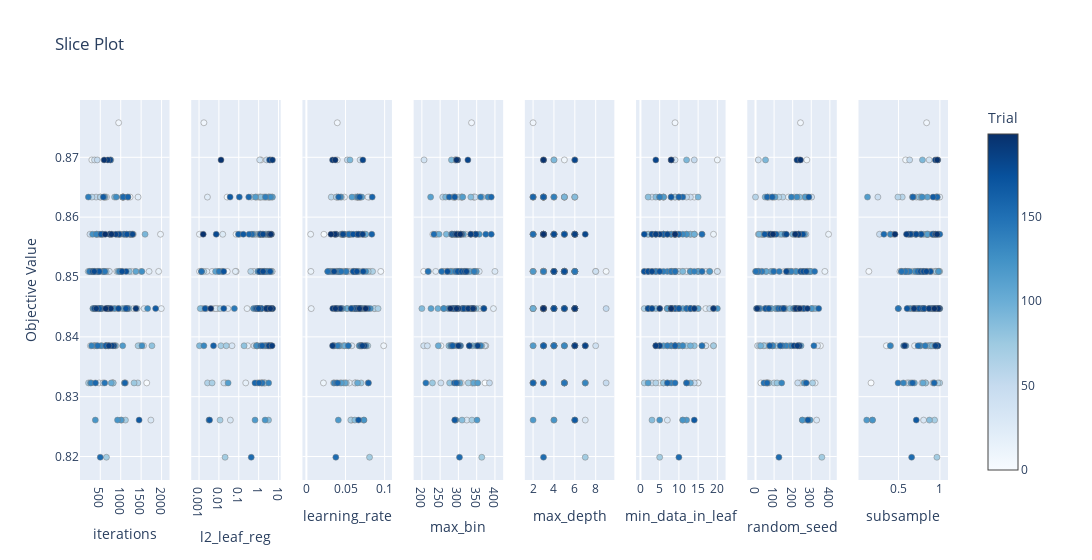

Notebook code for this chart:
### Code cell
plot_slice(study)

### Figure 1 — Plotly figure (JSON) as saved in the notebook; plotly's stock layout.template omitted (floating-point values rounded to 4 significant figures; data arrays with more than 128 entries replaced by an {"elided": "..."} marker saying what was removed)
{"data": [{"marker": {"color": {"elided": "200 int values"}, "colorbar": {"title": {"text": "Trial"}, "x": 1, "xpad": 40}, "colorscale": [[0, "rgb(247,251,255)"], [0.125, "rgb(222,235,247)"], [0.25, "rgb(198,219,239)"], [0.375, "rgb(158,202,225)"], [0.5, "rgb(107,174,214)"], [0.625, "rgb(66,146,198)"], [0.75, "rgb(33,113,181)"], [0.875, "rgb(8,81,156)"], [1, "rgb(8,48,107)"]], "line": {"color": "Grey", "width": 0.5}, "showscale": true}, "mode": "markers", "name": "Feasible Trial", "showlegend": false, "type": "scatter", "x": {"elided": "200 int values"}, "xaxis": "x", "y": {"elided": "200 float values"}, "yaxis": "y"}, {"marker": {"color": {"elided": "200 int values"}, "colorbar": {"title": {"text": "Trial"}, "x": 1, "xpad": 40}, "colorscale": [[0, "rgb(247,251,255)"], [0.125, "rgb(222,235,247)"], [0.25, "rgb(198,219,239)"], [0.375, "rgb(158,202,225)"], [0.5, "rgb(107,174,214)"], [0.625, "rgb(66,146,198)"], [0.75, "rgb(33,113,181)"], [0.875, "rgb(8,81,156)"], [1, "rgb(8,48,107)"]], "line": {"color": "Grey", "width": 0.5}, "showscale": false}, "mode": "markers", "name": "Feasible Trial", "showlegend": false, "type": "scatter", "x": {"elided": "200 float values"}, "xaxis": "x2", "y": {"elided": "200 float values"}, "yaxis": "y2"}, {"marker": {"color": {"elided": "200 int values"}, "colorbar": {"title": {"text": "Trial"}, "x": 1, "xpad": 40}, "colorscale": [[0, "rgb(247,251,255)"], [0.125, "rgb(222,235,247)"], [0.25, "rgb(198,219,239)"], [0.375, "rgb(158,202,225)"], [0.5, "rgb(107,174,214)"], [0.625, "rgb(66,146,198)"], [0.75, "rgb(33,113,181)"], [0.875, "rgb(8,81,156)"], [1, "rgb(8,48,107)"]], "line": {"color": "Grey", "width": 0.5}, "showscale": false}, "mode": "markers", "name": "Feasible Trial", "showlegend": false, "type": "scatter", "x": {"elided": "200 float values"}, "xaxis": "x3", "y": {"elided": "200 float values"}, "yaxis": "y3"}, {"marker": {"color": {"elided": "200 int values"}, "colorbar": {"title": {"text": "Trial"}, "x": 1, "xpad": 40}, "colorscale": [[0, "rgb(247,251,255)"], [0.125, "rgb(222,235,247)"], [0.25, "rgb(198,219,239)"], [0.375, "rgb(158,202,225)"], [0.5, "rgb(107,174,214)"], [0.625, "rgb(66,146,198)"], [0.75, "rgb(33,113,181)"], [0.875, "rgb(8,81,156)"], [1, "rgb(8,48,107)"]], "line": {"color": "Grey", "width": 0.5}, "showscale": false}, "mode": "markers", "name": "Feasible Trial", "showlegend": false, "type": "scatter", "x": {"elided": "200 int values"}, "xaxis": "x4", "y": {"elided": "200 float values"}, "yaxis": "y4"}, {"marker": {"color": {"elided": "200 int values"}, "colorbar": {"title": {"text": "Trial"}, "x": 1, "xpad": 40}, "colorscale": [[0, "rgb(247,251,255)"], [0.125, "rgb(222,235,247)"], [0.25, "rgb(198,219,239)"], [0.375, "rgb(158,202,225)"], [0.5, "rgb(107,174,214)"], [0.625, "rgb(66,146,198)"], [0.75, "rgb(33,113,181)"], [0.875, "rgb(8,81,156)"], [1, "rgb(8,48,107)"]], "line": {"color": "Grey", "width": 0.5}, "showscale": false}, "mode": "markers", "name": "Feasible Trial", "showlegend": false, "type": "scatter", "x": {"elided": "200 int values"}, "xaxis": "x5", "y": {"elided": "200 float values"}, "yaxis": "y5"}, {"marker": {"color": {"elided": "200 int values"}, "colorbar": {"title": {"text": "Trial"}, "x": 1, "xpad": 40}, "colorscale": [[0, "rgb(247,251,255)"], [0.125, "rgb(222,235,247)"], [0.25, "rgb(198,219,239)"], [0.375, "rgb(158,202,225)"], [0.5, "rgb(107,174,214)"], [0.625, "rgb(66,146,198)"], [0.75, "rgb(33,113,181)"], [0.875, "rgb(8,81,156)"], [1, "rgb(8,48,107)"]], "line": {"color": "Grey", "width": 0.5}, "showscale": false}, "mode": "markers", "name": "Feasible Trial", "showlegend": false, "type": "scatter", "x": {"elided": "200 int values"}, "xaxis": "x6", "y": {"elided": "200 float values"}, "yaxis": "y6"}, {"marker": {"color": {"elided": "200 int values"}, "colorbar": {"title": {"text": "Trial"}, "x": 1, "xpad": 40}, "colorscale": [[0, "rgb(247,251,255)"], [0.125, "rgb(222,235,247)"], [0.25, "rgb(198,219,239)"], [0.375, "rgb(158,202,225)"], [0.5, "rgb(107,174,214)"], [0.625, "rgb(66,146,198)"], [0.75, "rgb(33,113,181)"], [0.875, "rgb(8,81,156)"], [1, "rgb(8,48,107)"]], "line": {"color": "Grey", "width": 0.5}, "showscale": false}, "mode": "markers", "name": "Feasible Trial", "showlegend": false, "type": "scatter", "x": {"elided": "200 int values"}, "xaxis": "x7", "y": {"elided": "200 float values"}, "yaxis": "y7"}, {"marker": {"color": {"elided": "200 int values"}, "colorbar": {"title": {"text": "Trial"}, "x": 1, "xpad": 40}, "colorscale": [[0, "rgb(247,251,255)"], [0.125, "rgb(222,235,247)"], [0.25, "rgb(198,219,239)"], [0.375, "rgb(158,202,225)"], [0.5, "rgb(107,174,214)"], [0.625, "rgb(66,146,198)"], [0.75, "rgb(33,113,181)"], [0.875, "rgb(8,81,156)"], [1, "rgb(8,48,107)"]], "line": {"color": "Grey", "width": 0.5}, "showscale": false}, "mode": "markers", "name": "Feasible Trial", "showlegend": false, "type": "scatter", "x": {"elided": "200 float values"}, "xaxis": "x8", "y": {"elided": "200 float values"}, "yaxis": "y8"}], "layout": {"title": {"text": "Slice Plot"}, "width": 2400, "xaxis": {"anchor": "y", "domain": [0, 0.1031], "title": {"text": "iterations"}}, "xaxis2": {"anchor": "y2", "domain": [0.1281, 0.2312], "title": {"text": "l2_leaf_reg"}, "type": "log"}, "xaxis3": {"anchor": "y3", "domain": [0.2562, 0.3594], "title": {"text": "learning_rate"}}, "xaxis4": {"anchor": "y4", "domain": [0.3844, 0.4875], "title": {"text": "max_bin"}}, "xaxis5": {"anchor": "y5", "domain": [0.5125, 0.6156], "title": {"text": "max_depth"}}, "xaxis6": {"anchor": "y6", "domain": [0.6406, 0.7438], "title": {"text": "min_data_in_leaf"}}, "xaxis7": {"anchor": "y7", "domain": [0.7688, 0.8719], "title": {"text": "random_seed"}}, "xaxis8": {"anchor": "y8", "domain": [0.8969, 1], "title": {"text": "subsample"}}, "yaxis": {"anchor": "x", "domain": [0, 1], "title": {"text": "Objective Value"}}, "yaxis2": {"anchor": "x2", "domain": [0, 1], "matches": "y", "showticklabels": false}, "yaxis3": {"anchor": "x3", "domain": [0, 1], "matches": "y", "showticklabels": false}, "yaxis4": {"anchor": "x4", "domain": [0, 1], "matches": "y", "showticklabels": false}, "yaxis5": {"anchor": "x5", "domain": [0, 1], "matches": "y", "showticklabels": false}, "yaxis6": {"anchor": "x6", "domain": [0, 1], "matches": "y", "showticklabels": false}, "yaxis7": {"anchor": "x7", "domain": [0, 1], "matches": "y", "showticklabels": false}, "yaxis8": {"anchor": "x8", "domain": [0, 1], "matches": "y", "showticklabels": false}}}
